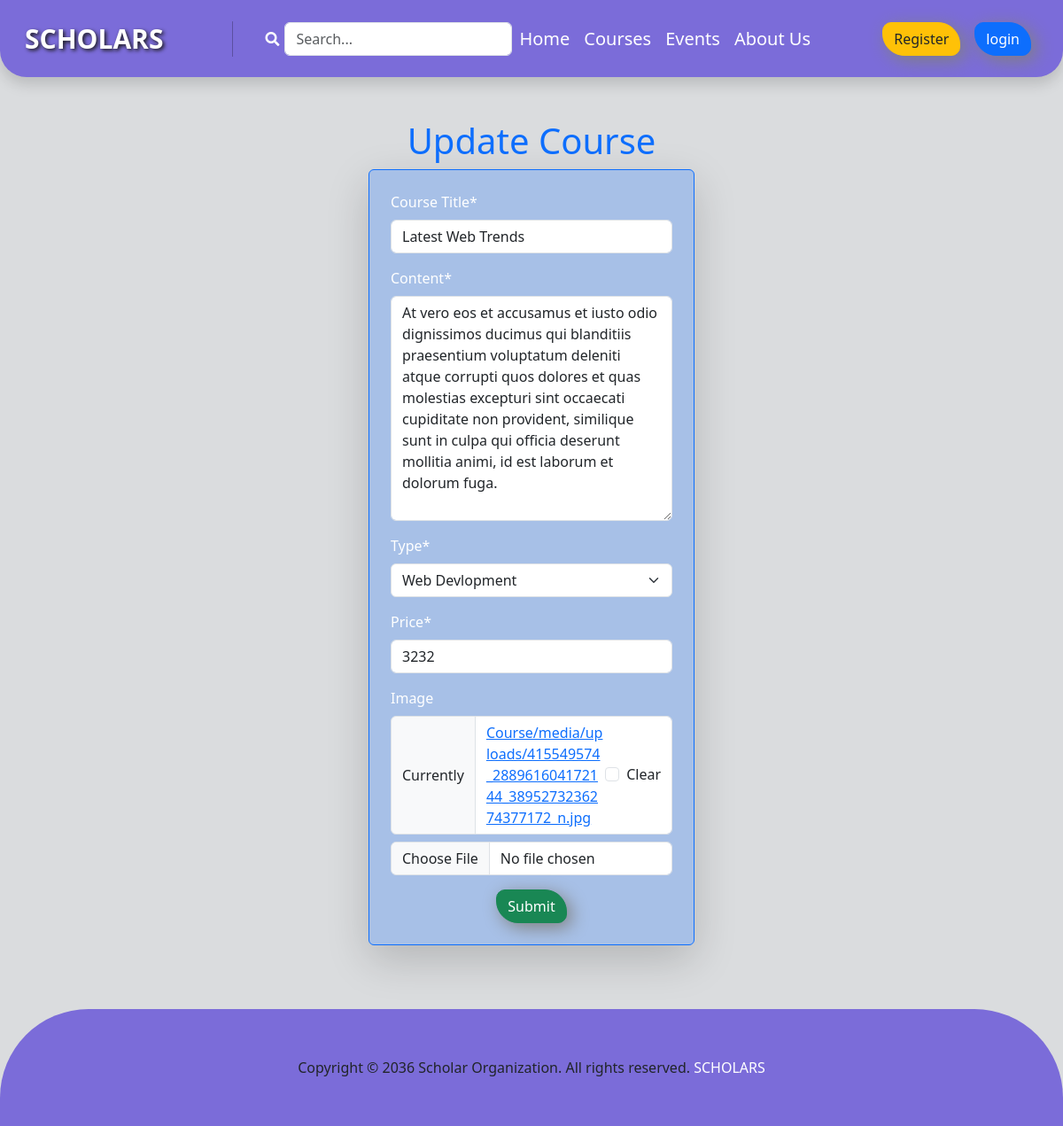
Page /course/edit/7/ on the committed database.
### Course/models.py (models this page shows, shortened)
class AddCourse(models.Model):
    teacher = models.ForeignKey(User, on_delete=models.CASCADE,related_name='teacher' )
    Course_Title  = models.CharField(max_length=100)
    price = models.DecimalField(max_digits=10, decimal_places=0 , null=True)
    Content = models.TextField()
    Type = models.ForeignKey(Type,on_delete=models.CASCADE)
    image = models.ImageField(upload_to='Course/media/uploads/', blank = True, null = True)

### Course/views.py (the view)
# urls.py: path('edit/<int:id>/',views.UpdatePost.as_view(), name='edit'),
class UpdatePost(UpdateView):
    model = models.AddCourse
    form_class = forms.AddCourseFrom
    template_name = "addCourse.html"
    pk_url_kwarg='id'
    def get_context_data(self, **kwargs):
        context = super().get_context_data(**kwargs)
        context['type'] = 'Update'
        return context
    success_url = reverse_lazy('teacher')

### Course/forms.py
class AddCourseFrom(forms.ModelForm):
    class Meta:
        model = models.AddCourse
        fields = ['Course_Title', 'Content', 'Type','price','image']

### Course/models.py (called while the page is built)
    def __str__(self):
        return self.Name

### Course/templates/addCourse.html (shortened to what this page needs)
{% extends "base.html" %}
{% load static %}
{% block content %}
{% load crispy_forms_tags %}
<div class='p-5 hightContainer'>
    <h1 class="text-center text-primary" >{{type}} Course</h1>
    <form class="mx-auto col-sm-10 col-md-8 col-lg-6 col-xl-4 bg-primary p-4 text-white bg-opacity-25 rounded border border-primary shadow-lg" method="post" enctype="multipart/form-data">
        {{form|crispy}}
        <div class='d-flex justify-content-center'>
            <button class="btn btn-success btn-style">Submit</button>
        </div>
    </form>
</div>
{% endblock content %}

### Core/static/css/style.css (style rules this page uses)
.btn-style { box-shadow: 5px 5px 20px gray; border-radius: 10px 25px; }
.hightContainer { min-height: 80vh; }

### rows in the picture
AddCourse: Course_Title "Latest Web Trends", Content "At vero eos et accusamus et iusto odio dignissimos ducimus qui blanditiis praesentium voluptatum deleniti atque corrupti quos dolores et quas molestias excepturi sint occaecati cupiditate non provident, similique sunt in culpa qui officia deserunt mollitia animi, id est laborum et dolorum fuga.", Type "Web Devlopment", price "3232"

### other values in the picture
{{ type }} "Update"
